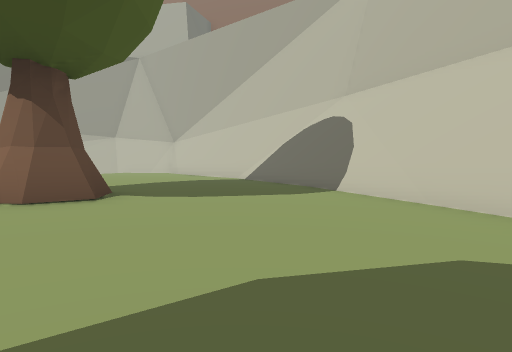
view 1 (above)

16 first-person views from a walk through a 3-D level made in the Unity game engine. The camera is 1.2 m above the floor, tilts 2° down and sees 75° across. The floor is counted in squares, 2.47 m on a side. Each view is taken from the middle of a square. On the plan, view 1 faces up. The plan holds only what a view shows up to about 9 squares ahead; the rest is blank. The place goes on beyond the plan. The player character is not drawn.

view 2
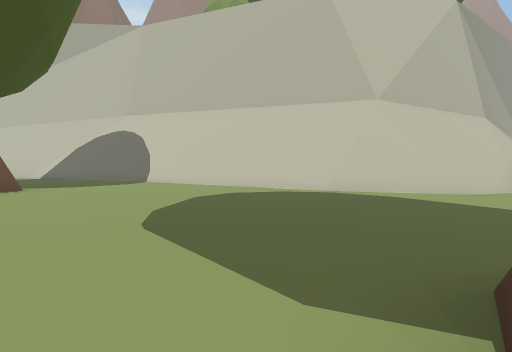

view 3
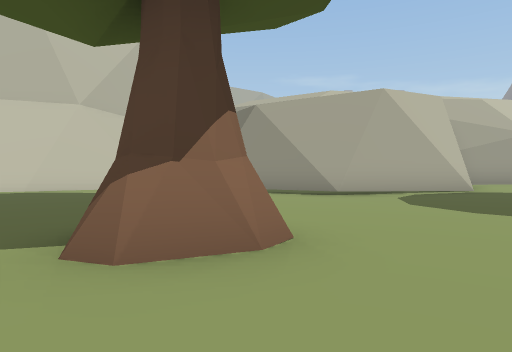

view 4
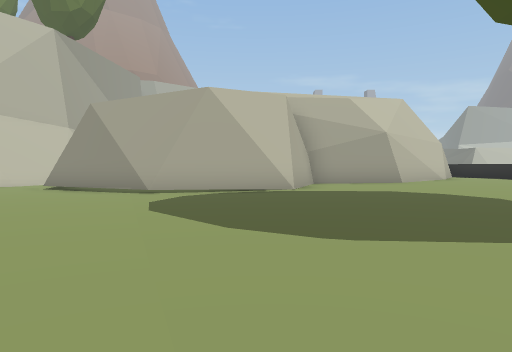

view 5
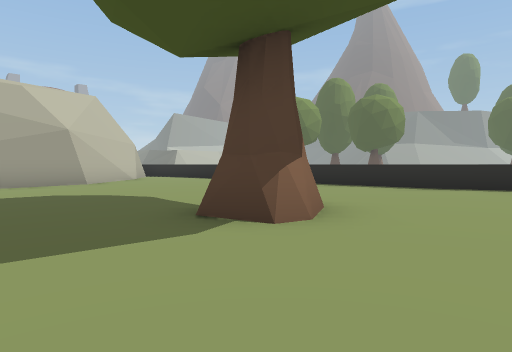

view 6
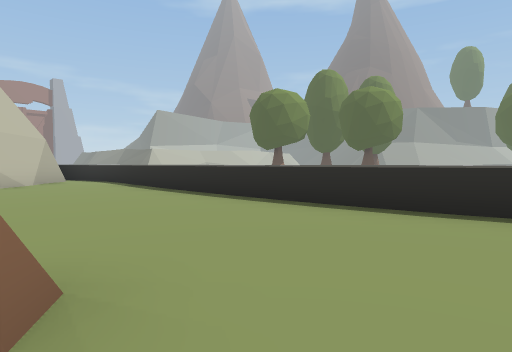

view 7
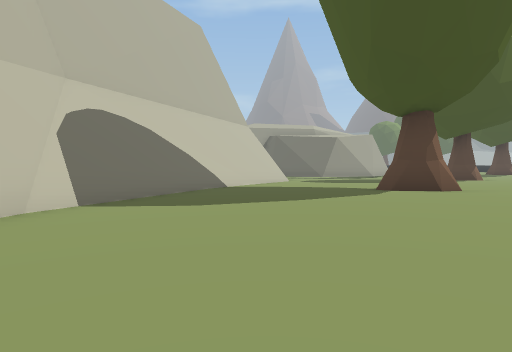

view 8
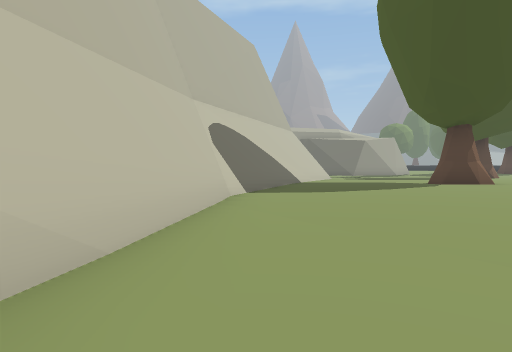

view 9
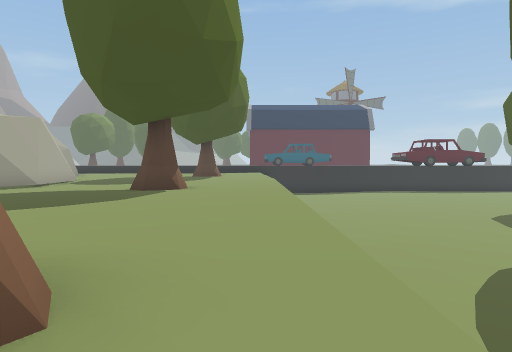

view 10
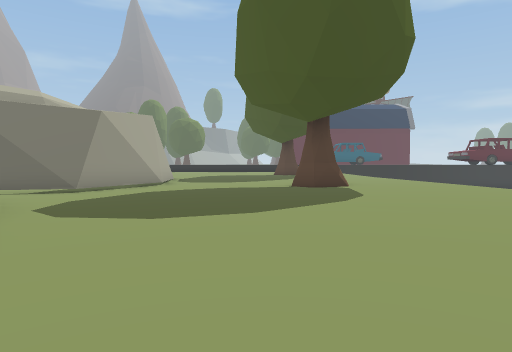

view 11
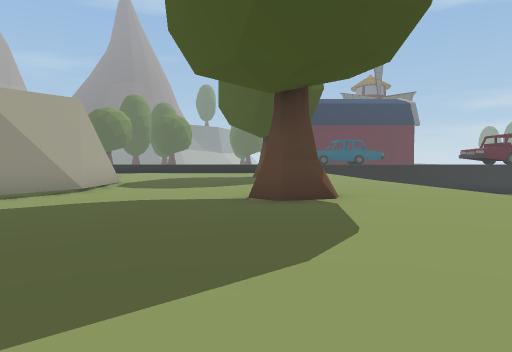

view 12
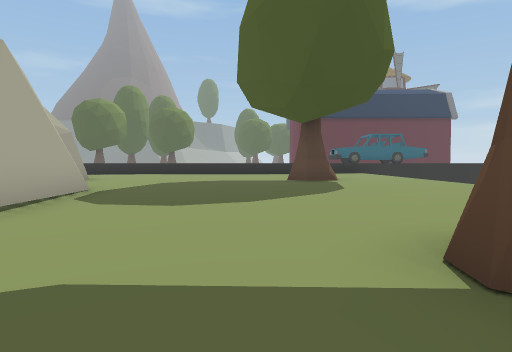

view 13
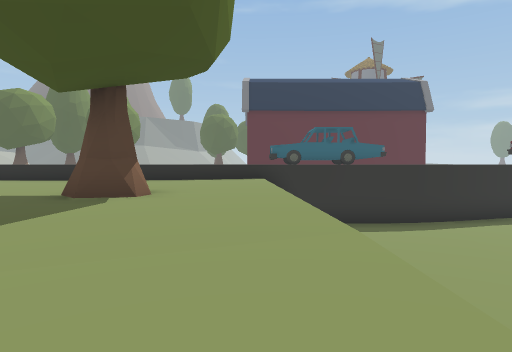

view 14
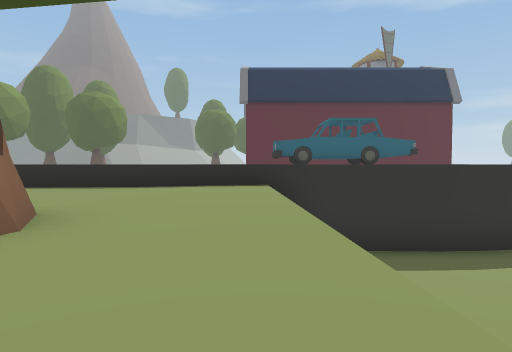

view 15
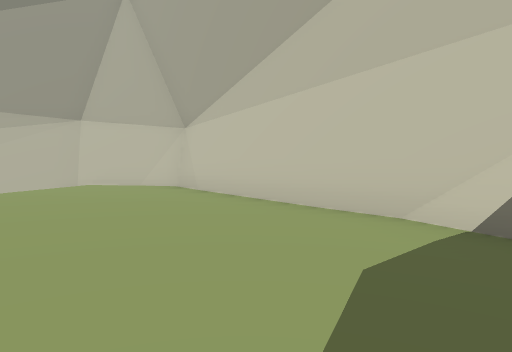

view 16
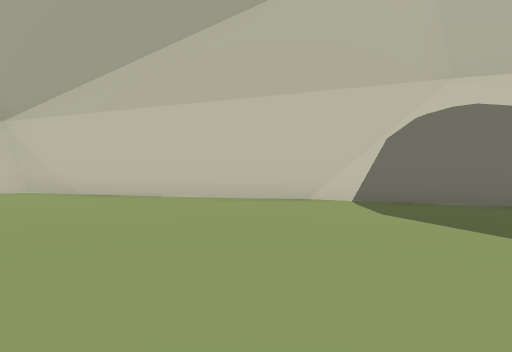

### Floor plan
Key: @ floor where view 1 was taken; # wall or solid block; . main floor; : floor 0.25 m higher than the main floor; - floor 0.25 m lower than the main floor; _ floor 2.5 m lower than the main floor; < floor 2.75 m lower than the main floor; + floor 4.75 m higher than the main floor; / step, stairs or slope; = window, fence, low wall or low ledge; ^ raised ledge; v drop or lower ground; T tree.
Columns run from 7 left of view 1 to 7 right of it. Each row starts with its distance up from view 1.
 16    #
 15   ###
 14   :/##
 13   ::/#
 12   :::##
 11   ::::##
 10   :::::###
  9   ::::://+^
  8   :::::://#
  7   :::::://#
  6    ::::://#
  5    :::::./#
  4   v:TT:../#
  3   v::::...#
  2 __v:::....##
  1 __v:::..../##
  0 _<v::..@..-/#
 -1 <<v::.....--###
 -2 < =:.....-----#
 -3    :.TT..--####
 -4    :.T/.---#
 -5    .....---#
 -6    ....---/#
 -7    ....---/#
 -8    .....---#
 -9    ........##
-10   v........./
-11   v:.T/...../
-12 <<v::TT...../#
-13 << :::.......##
-14 << ::::::::::/#
-15 << ::::///::::
-16        //  ===

Positions as (right, up) in squares from view 1, and headings:
1: (0, 0), facing up
2: (-3, -3), facing up-right
3: (-4, -4), facing right
4: (-4, -8), facing right
5: (-4, -9), facing down-right
6: (-3, -12), facing down-right
7: (-5, 11), facing down-right
8: (-5, 14), facing down-right
9: (-4, 5), facing down
10: (0, 5), facing down
11: (-1, 2), facing down
12: (0, -2), facing down
13: (-4, -6), facing down
14: (-4, -9), facing down
15: (-2, 7), facing up
16: (-5, 7), facing up-right
